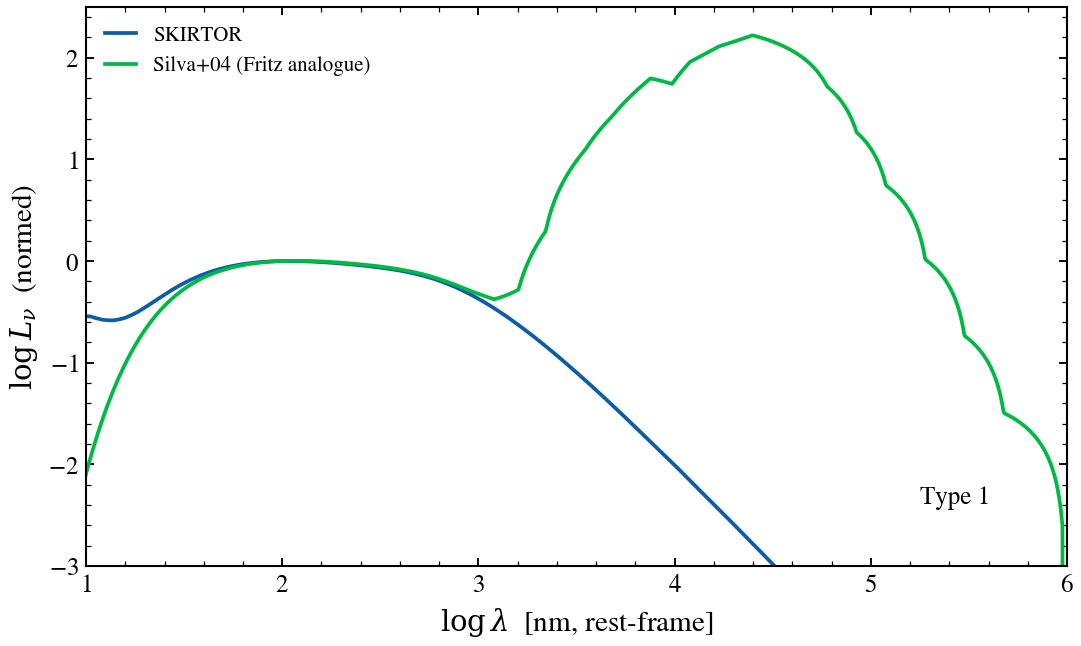

This chart was generated by the following Python code:
"""
SKIRTOR clumpy vs Silva+04 smooth-torus comparison (X-CIGALE Fig. 2)
=====================================================================

Reproduces the SKIRTOR vs Fritz comparison from Yang et al. 2020
(X-CIGALE Fig. 2). Both libraries re-emit the same disc-absorbed
luminosity in the mid-IR; the mid-IR peak amplitude differs by
~0.5 dex because SKIRTOR's clumpy 3-D Stalevski+2016 RT redistributes
heating more efficiently into the bright NIR-MIR continuum than a
smooth-density torus. tengri does not ship Fritz+2006 directly; we
substitute Silva+04 (template-based smooth torus, the closest
contemporary analogue) — the qualitative contrast (clumpy bright
MIR vs smooth fainter MIR) is preserved.

Both runs use the same Kubota-Done multicolour disc at log L_bol =
12.5 (in L_sun units), Type-1 viewing (cos_inc = 0.95), and are
peak-normalised so the SED *shape* difference is what stands out.

Reference: Yang et al. 2020, MNRAS 491, 740 (X-CIGALE) Fig. 2;
Stalevski et al. 2016, MNRAS 458, 2288 (SKIRTOR);
Silva, Maiolino & Granato 2004, MNRAS 355, 973.
"""

import os

os.environ["TF_CPP_MIN_LOG_LEVEL"] = "2"  # suppress XLA/PjRt C++ INFO+WARNING logs

import warnings

import jax
import matplotlib.pyplot as plt
import numpy as np

import tengri
from tengri.analysis.plotting import setup_style

setup_style()
warnings.filterwarnings("ignore", message=".*BakedInBackend.*")

C_AA_PER_S = 2.998e18
SFH = {"type": "const", "*": tengri.FIXED, "log_sfr": -10.0}
DUST = {"type": "two_component", "*": tengri.FIXED, "tau_diff": 0.0, "tau_bc": 0.0}
ssp = tengri.load_ssp()


def predict_with_torus(torus_type: str) -> tuple[np.ndarray, np.ndarray]:
    model = tengri.SEDModel.build(
        ssp,
        sfh=SFH,
        dust=DUST,
        agn={
            "*": tengri.FIXED,
            "log_lbol": 12.5,
            "frac": 1.0,
            "cos_inc": 0.95,
            "disc": {"type": "multicolor", "*": tengri.FIXED},
            "torus": {"type": torus_type, "*": tengri.FIXED},
        },
        redshift=tengri.Fixed(0.0),
    )
    p = dict(model.spec.sample(jax.random.PRNGKey(0)))
    out = model.predict_rest_sed(p)
    wave = np.asarray(out.wavelength)
    return wave, np.asarray(out.sed)


wave_skir, l_skir = predict_with_torus("skirtor")
wave_silv, l_silv = predict_with_torus("silva04")
log_lam_nm = np.log10(wave_skir / 10.0)

# Match each curve at the disc UV (around 100 nm = 1000 Å) so the
# downstream torus-bump amplitude difference is what's on display.
ref = np.argmin(np.abs(log_lam_nm - 2.0))
l_skir_norm = l_skir / l_skir[ref]
l_silv_norm = l_silv / l_silv[ref]

fig, ax = plt.subplots(figsize=(7.5, 4.6))
ax.plot(log_lam_nm, np.log10(l_skir_norm), color="C0", lw=1.8, label="SKIRTOR")
ax.plot(log_lam_nm, np.log10(l_silv_norm), color="C1", lw=1.8, label="Silva+04 (Fritz analogue)")
ax.set(
    xlim=(1.0, 6.0),
    ylim=(-3.0, 2.5),
    xlabel=r"$\log\lambda$  [nm, rest-frame]",
    ylabel=r"$\log L_\nu$  (normed)",
)
ax.text(0.85, 0.10, "Type 1", transform=ax.transAxes, va="bottom", fontsize=12)
ax.legend(loc="upper left", frameon=False, fontsize=10)
fig.tight_layout()
plt.savefig("plot_skirtor_vs_smooth_torus.png", dpi=150, bbox_inches="tight")
